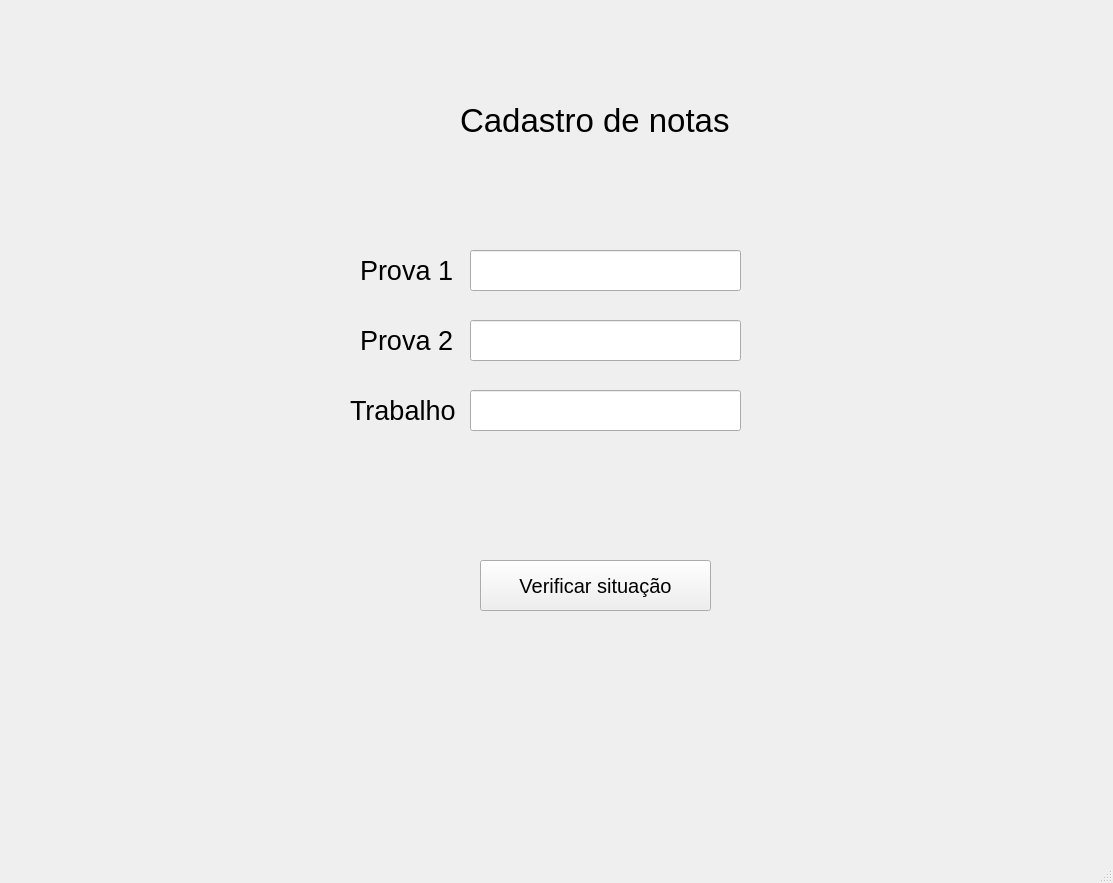
<?xml version="1.0" encoding="UTF-8"?>
<ui version="4.0">
 <class>MainWindow</class>
 <widget class="QMainWindow" name="MainWindow">
  <property name="geometry">
   <rect>
    <x>0</x>
    <y>0</y>
    <width>1113</width>
    <height>883</height>
   </rect>
  </property>
  <property name="font">
   <font>
    <pointsize>15</pointsize>
   </font>
  </property>
  <property name="windowTitle">
   <string>MainWindow</string>
  </property>
  <widget class="QWidget" name="centralwidget">
   <widget class="QLabel" name="label_nota1">
    <property name="geometry">
     <rect>
      <x>360</x>
      <y>240</y>
      <width>111</width>
      <height>61</height>
     </rect>
    </property>
    <property name="font">
     <font>
      <pointsize>20</pointsize>
     </font>
    </property>
    <property name="text">
     <string>Prova 1</string>
    </property>
   </widget>
   <widget class="QPushButton" name="pushButton_verficar">
    <property name="geometry">
     <rect>
      <x>480</x>
      <y>560</y>
      <width>231</width>
      <height>51</height>
     </rect>
    </property>
    <property name="font">
     <font>
      <pointsize>15</pointsize>
     </font>
    </property>
    <property name="text">
     <string>Verificar situação</string>
    </property>
   </widget>
   <widget class="QLineEdit" name="lineEdit">
    <property name="geometry">
     <rect>
      <x>470</x>
      <y>250</y>
      <width>271</width>
      <height>41</height>
     </rect>
    </property>
   </widget>
   <widget class="QLabel" name="label_nota2">
    <property name="geometry">
     <rect>
      <x>360</x>
      <y>310</y>
      <width>111</width>
      <height>61</height>
     </rect>
    </property>
    <property name="font">
     <font>
      <pointsize>20</pointsize>
     </font>
    </property>
    <property name="text">
     <string>Prova 2</string>
    </property>
   </widget>
   <widget class="QLineEdit" name="lineEdit_2">
    <property name="geometry">
     <rect>
      <x>470</x>
      <y>320</y>
      <width>271</width>
      <height>41</height>
     </rect>
    </property>
   </widget>
   <widget class="QLineEdit" name="lineEdit_3">
    <property name="geometry">
     <rect>
      <x>470</x>
      <y>390</y>
      <width>271</width>
      <height>41</height>
     </rect>
    </property>
   </widget>
   <widget class="QLabel" name="label_nota3">
    <property name="geometry">
     <rect>
      <x>350</x>
      <y>380</y>
      <width>111</width>
      <height>61</height>
     </rect>
    </property>
    <property name="font">
     <font>
      <pointsize>20</pointsize>
     </font>
    </property>
    <property name="text">
     <string>Trabalho</string>
    </property>
   </widget>
   <widget class="QLabel" name="label_titulo">
    <property name="geometry">
     <rect>
      <x>460</x>
      <y>100</y>
      <width>271</width>
      <height>41</height>
     </rect>
    </property>
    <property name="font">
     <font>
      <pointsize>25</pointsize>
     </font>
    </property>
    <property name="text">
     <string>Cadastro de notas</string>
    </property>
   </widget>
   <widget class="QLabel" name="label_printSitu">
    <property name="geometry">
     <rect>
      <x>460</x>
      <y>470</y>
      <width>351</width>
      <height>61</height>
     </rect>
    </property>
    <property name="text">
     <string/>
    </property>
   </widget>
  </widget>
  <widget class="QMenuBar" name="menubar">
   <property name="geometry">
    <rect>
     <x>0</x>
     <y>0</y>
     <width>1113</width>
     <height>34</height>
    </rect>
   </property>
  </widget>
  <widget class="QStatusBar" name="statusbar"/>
 </widget>
 <resources/>
 <connections/>
</ui>
